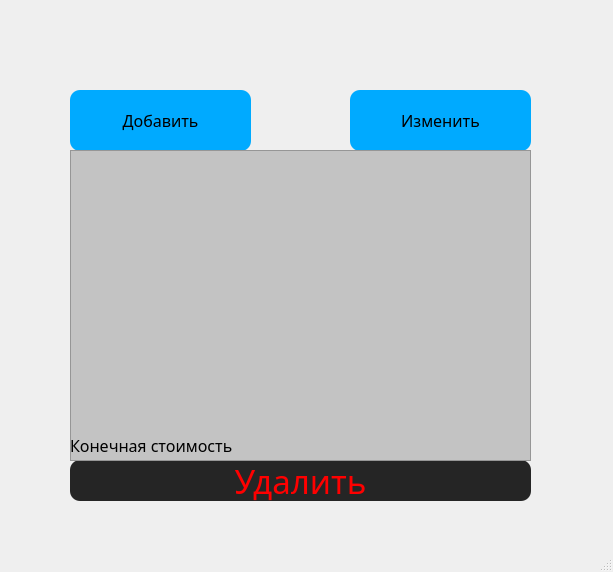
<?xml version="1.0" encoding="UTF-8"?>
<ui version="4.0">
 <class>MainWindow</class>
 <widget class="QMainWindow" name="MainWindow">
  <property name="geometry">
   <rect>
    <x>0</x>
    <y>0</y>
    <width>613</width>
    <height>572</height>
   </rect>
  </property>
  <property name="font">
   <font>
    <family>JetBrains Mono</family>
   </font>
  </property>
  <property name="windowTitle">
   <string>MainWindow</string>
  </property>
  <widget class="QWidget" name="centralwidget">
   <widget class="QPushButton" name="pushButton">
    <property name="geometry">
     <rect>
      <x>70</x>
      <y>90</y>
      <width>181</width>
      <height>61</height>
     </rect>
    </property>
    <property name="font">
     <font>
      <family>JetBrains Mono</family>
      <pointsize>12</pointsize>
     </font>
    </property>
    <property name="styleSheet">
     <string notr="true">QPushButton {
    border-radius:  10px;
    background-color: rgb(0, 170, 255);
    color:  rgb(0,0,0);
	font-size: rgb(0, 0, 0);
}

QPushButton:pressed {
    background-color:  rgb(118, 118, 118);
}</string>
    </property>
    <property name="text">
     <string>Добавить</string>
    </property>
   </widget>
   <widget class="QPushButton" name="pushButton_2">
    <property name="geometry">
     <rect>
      <x>350</x>
      <y>90</y>
      <width>181</width>
      <height>61</height>
     </rect>
    </property>
    <property name="font">
     <font>
      <family>JetBrains Mono</family>
      <pointsize>-1</pointsize>
     </font>
    </property>
    <property name="styleSheet">
     <string notr="true">QPushButton {
    border-radius:  10px;
    background-color:  rgb(0, 170, 255);
    color: rgb(0, 0, 0);
    font-size:  16px;
}

QPushButton:pressed {
    background-color:  rgb(118, 118, 118);
}</string>
    </property>
    <property name="text">
     <string>Изменить</string>
    </property>
   </widget>
   <widget class="QPushButton" name="pushButton_3">
    <property name="geometry">
     <rect>
      <x>70</x>
      <y>460</y>
      <width>461</width>
      <height>41</height>
     </rect>
    </property>
    <property name="font">
     <font>
      <family>JetBrains Mono</family>
      <pointsize>-1</pointsize>
     </font>
    </property>
    <property name="styleSheet">
     <string notr="true">QPushButton {
    border-radius:  10px;
    background-color:  rgb(37, 37, 37);
    color: rgb(255, 0, 0);
    font-size:  33px;
}

QPushButton:pressed {
    background-color:  rgb(118, 118, 118);
}</string>
    </property>
    <property name="text">
     <string>Удалить</string>
    </property>
   </widget>
   <widget class="QListWidget" name="listWidget">
    <property name="geometry">
     <rect>
      <x>70</x>
      <y>150</y>
      <width>461</width>
      <height>311</height>
     </rect>
    </property>
    <property name="font">
     <font>
      <family>JetBrains Mono</family>
      <pointsize>9</pointsize>
     </font>
    </property>
    <property name="styleSheet">
     <string notr="true">QListWidget{
	background-color: rgb(195, 195, 195);
}</string>
    </property>
   </widget>
   <widget class="QLabel" name="totalCostLabel">
    <property name="geometry">
     <rect>
      <x>70</x>
      <y>430</y>
      <width>461</width>
      <height>31</height>
     </rect>
    </property>
    <property name="font">
     <font>
      <family>JetBrains Mono</family>
      <pointsize>12</pointsize>
     </font>
    </property>
    <property name="text">
     <string>Конечная стоимость </string>
    </property>
   </widget>
  </widget>
  <widget class="QMenuBar" name="menubar">
   <property name="geometry">
    <rect>
     <x>0</x>
     <y>0</y>
     <width>613</width>
     <height>22</height>
    </rect>
   </property>
  </widget>
  <widget class="QStatusBar" name="statusbar"/>
 </widget>
 <resources/>
 <connections/>
</ui>
